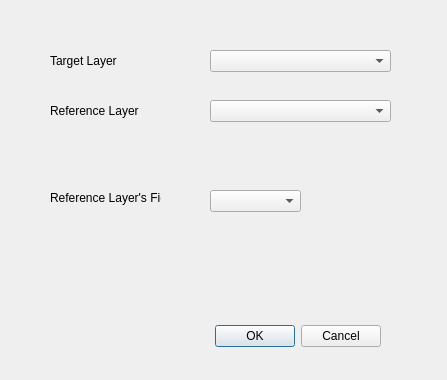
<?xml version="1.0" encoding="UTF-8"?>
<ui version="4.0">
 <class>FirstProjectDialogBase</class>
 <widget class="QDialog" name="FirstProjectDialogBase">
  <property name="geometry">
   <rect>
    <x>0</x>
    <y>0</y>
    <width>447</width>
    <height>380</height>
   </rect>
  </property>
  <property name="windowTitle">
   <string>FirstProject</string>
  </property>
  <widget class="QDialogButtonBox" name="button_box">
   <property name="geometry">
    <rect>
     <x>40</x>
     <y>320</y>
     <width>341</width>
     <height>32</height>
    </rect>
   </property>
   <property name="orientation">
    <enum>Qt::Horizontal</enum>
   </property>
   <property name="standardButtons">
    <set>QDialogButtonBox::Cancel|QDialogButtonBox::Ok</set>
   </property>
   <property name="centerButtons">
    <bool>false</bool>
   </property>
  </widget>
  <widget class="QComboBox" name="comboBox">
   <property name="geometry">
    <rect>
     <x>210</x>
     <y>50</y>
     <width>181</width>
     <height>22</height>
    </rect>
   </property>
  </widget>
  <widget class="QLabel" name="label">
   <property name="geometry">
    <rect>
     <x>50</x>
     <y>50</y>
     <width>141</width>
     <height>21</height>
    </rect>
   </property>
   <property name="text">
    <string>Target Layer</string>
   </property>
  </widget>
  <widget class="QComboBox" name="comboBox_3">
   <property name="geometry">
    <rect>
     <x>210</x>
     <y>100</y>
     <width>181</width>
     <height>22</height>
    </rect>
   </property>
  </widget>
  <widget class="QLabel" name="label_3">
   <property name="geometry">
    <rect>
     <x>50</x>
     <y>100</y>
     <width>141</width>
     <height>21</height>
    </rect>
   </property>
   <property name="text">
    <string>Reference Layer</string>
   </property>
  </widget>
  <widget class="QLabel" name="label_4">
   <property name="geometry">
    <rect>
     <x>50</x>
     <y>190</y>
     <width>111</width>
     <height>16</height>
    </rect>
   </property>
   <property name="text">
    <string>Reference Layer's Field</string>
   </property>
  </widget>
  <widget class="QComboBox" name="comboBox_4">
   <property name="geometry">
    <rect>
     <x>210</x>
     <y>190</y>
     <width>91</width>
     <height>22</height>
    </rect>
   </property>
  </widget>
 </widget>
 <resources/>
 <connections>
  <connection>
   <sender>button_box</sender>
   <signal>accepted()</signal>
   <receiver>FirstProjectDialogBase</receiver>
   <slot>accept()</slot>
   <hints>
    <hint type="sourcelabel">
     <x>20</x>
     <y>20</y>
    </hint>
    <hint type="destinationlabel">
     <x>20</x>
     <y>20</y>
    </hint>
   </hints>
  </connection>
  <connection>
   <sender>button_box</sender>
   <signal>rejected()</signal>
   <receiver>FirstProjectDialogBase</receiver>
   <slot>reject()</slot>
   <hints>
    <hint type="sourcelabel">
     <x>20</x>
     <y>20</y>
    </hint>
    <hint type="destinationlabel">
     <x>20</x>
     <y>20</y>
    </hint>
   </hints>
  </connection>
 </connections>
</ui>
